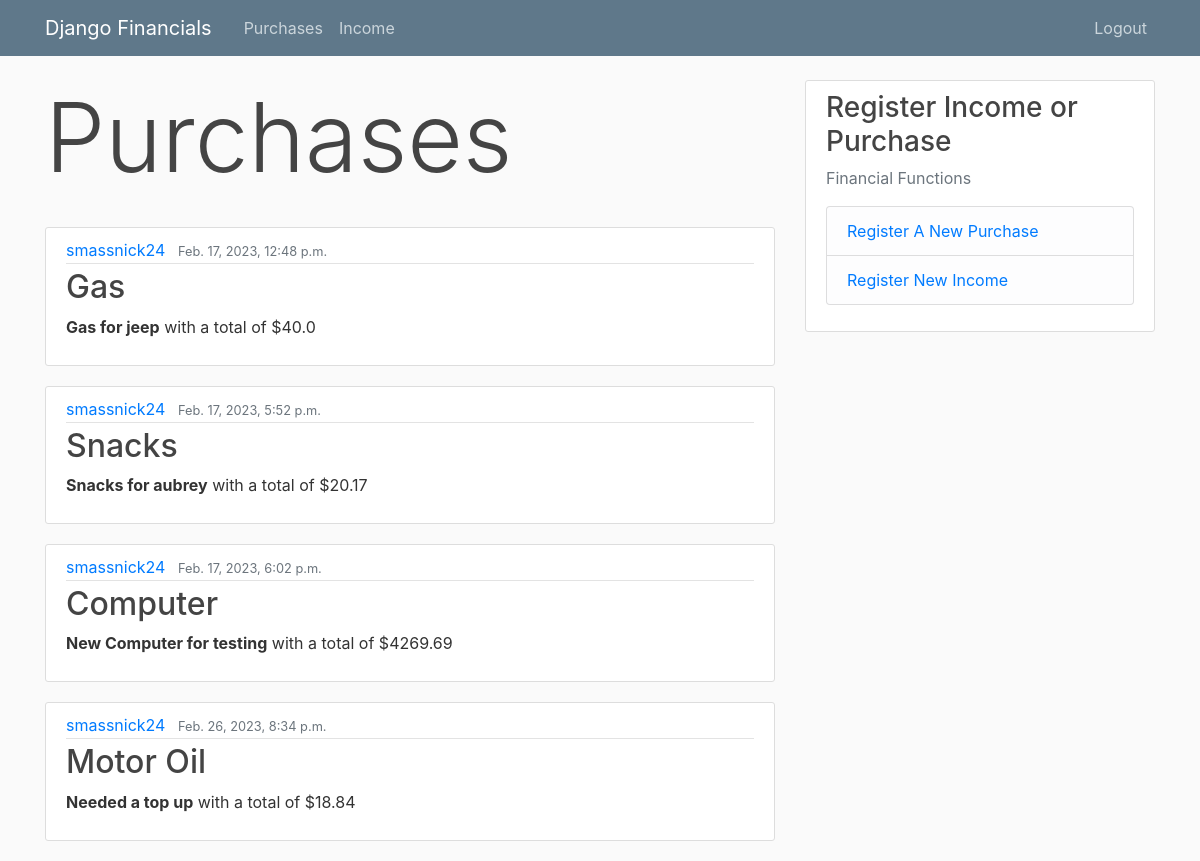
/purchase (signed in), run on an earlier commit of the app's database.
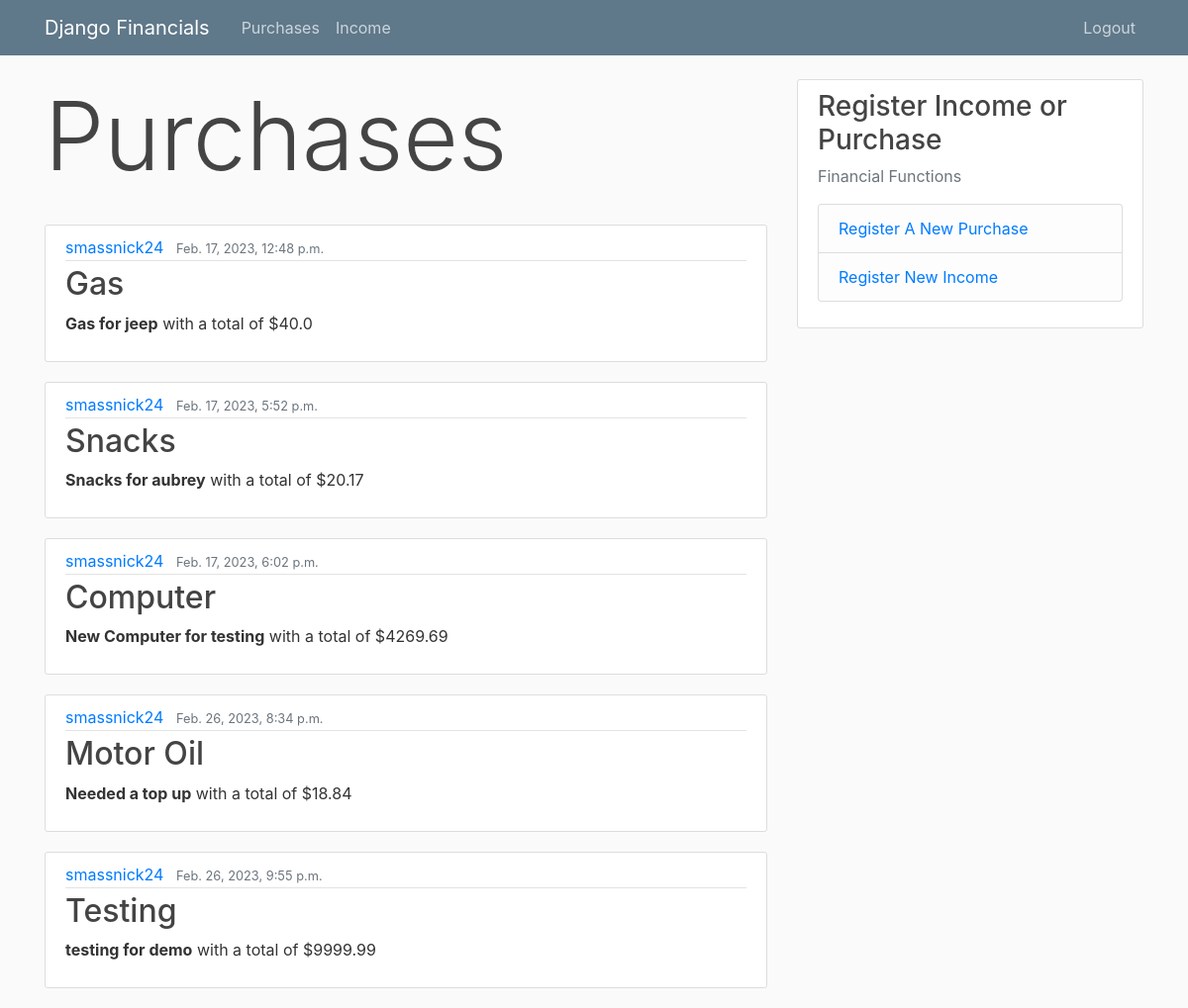
And on a later commit of the database.
### finance_app/models.py (models this page shows, shortened)
class Purchase(models.Model):
    purchase_name = models.CharField(max_length=100)
    purchase_description = models.TextField()
    amount = models.FloatField()
    date_purchased = models.DateTimeField(default=timezone.now)
    owner = models.ForeignKey(User, on_delete=models.CASCADE)

### finance_app/views.py (the view)
# urls.py: path("purchase", views.purchase_page, name="purchase_page"),
@login_required
def purchase_page(request):
    context = {
        "title": "Purchases",
        'purchases': Purchase.objects.all()
    }
    return render(request, "finance_app/purchases.html", context)

### finance_app/templates/finance_app/purchases.html (shortened to what this page needs)
{% extends "finance_app/base.html"%}
{% block content%}
    <h1 class="display-1">Purchases</h1>
    <br>
    {% for purchase in purchases %}
        {% if purchase.owner == user%}
        <article class="media content-section">
            <div class="media-body">
                <div class="article-metadata">
                    <a class="mr-2" href="#">{{purchase.owner}}</a>
                    <small class="text-muted">{{purchase.date_purchased}}</small>
                </div>
                <h2><a class="article-title" href="#">{{purchase.purchase_name}}</a></h2>
                <p class="article-content"><strong>{{purchase.purchase_description}}</strong> with a total of ${{purchase.amount}}</p>
        </article>
        {% endif %}
    {% endfor %}
{% endblock content%}

What changed in the data, as far as the page shows it:
added Purchase: owner "smassnick24", date_purchased "Feb. 26, 2023, 9:55 p.m.", purchase_name "Testing", purchase_description "testing for demo", amount "9999.99"
